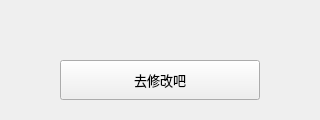
<?xml version="1.0" encoding="UTF-8"?>
<ui version="4.0">
 <class>ErrorMessageBox</class>
 <widget class="QMainWindow" name="ErrorMessageBox">
  <property name="geometry">
   <rect>
    <x>0</x>
    <y>0</y>
    <width>320</width>
    <height>120</height>
   </rect>
  </property>
  <property name="sizePolicy">
   <sizepolicy hsizetype="Preferred" vsizetype="Preferred">
    <horstretch>0</horstretch>
    <verstretch>0</verstretch>
   </sizepolicy>
  </property>
  <property name="minimumSize">
   <size>
    <width>320</width>
    <height>120</height>
   </size>
  </property>
  <property name="maximumSize">
   <size>
    <width>320</width>
    <height>120</height>
   </size>
  </property>
  <property name="windowTitle">
   <string>ErrorMessageBox</string>
  </property>
  <property name="windowIcon">
   <iconset>
    <normaloff>content/bullet_deny.png</normaloff>content/bullet_deny.png</iconset>
  </property>
  <property name="windowOpacity">
   <double>1.000000000000000</double>
  </property>
  <widget class="QWidget" name="centralwidget">
   <widget class="QPushButton" name="pushButton">
    <property name="geometry">
     <rect>
      <x>60</x>
      <y>60</y>
      <width>200</width>
      <height>40</height>
     </rect>
    </property>
    <property name="sizeIncrement">
     <size>
      <width>0</width>
      <height>0</height>
     </size>
    </property>
    <property name="font">
     <font>
      <family>ADMUI3Lg</family>
      <pointsize>10</pointsize>
      <weight>50</weight>
      <bold>false</bold>
     </font>
    </property>
    <property name="text">
     <string>去修改吧</string>
    </property>
   </widget>
  </widget>
 </widget>
 <resources/>
 <connections>
  <connection>
   <sender>pushButton</sender>
   <signal>clicked(bool)</signal>
   <receiver>ErrorMessageBox</receiver>
   <slot>close()</slot>
   <hints>
    <hint type="sourcelabel">
     <x>242</x>
     <y>85</y>
    </hint>
    <hint type="destinationlabel">
     <x>304</x>
     <y>-31</y>
    </hint>
   </hints>
  </connection>
 </connections>
</ui>
